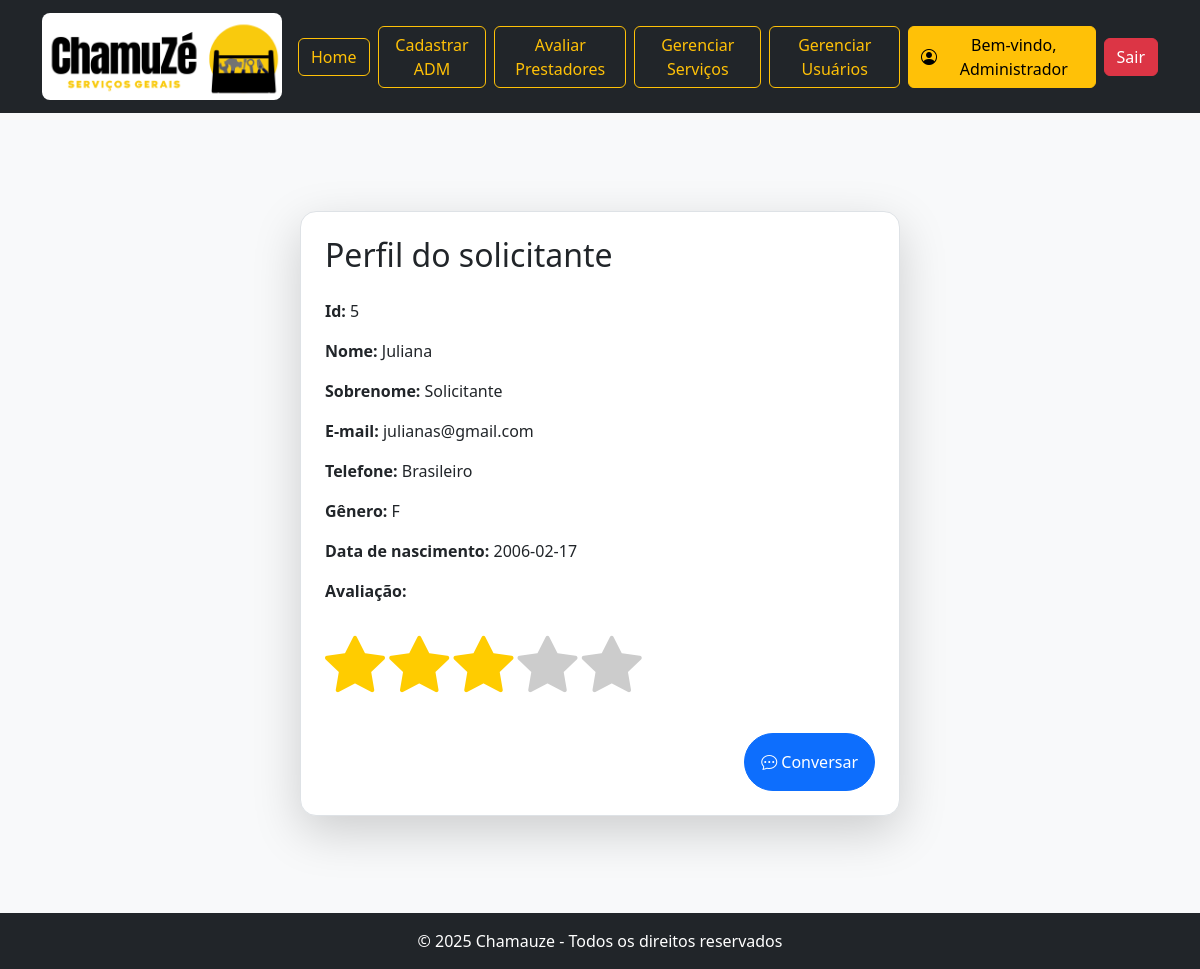
Screenshot of /solicitante/paginaSolicitante.php?id_solicitante=5 (signed in) with the database file from the repository.
### tables this page shows
CREATE TABLE `solicitante` (
  `id_solicitante` int(11) NOT NULL,
  PRIMARY KEY (`id_solicitante`),
  CONSTRAINT `solicitante_ibfk_1` FOREIGN KEY (`id_solicitante`) REFERENCES `usuario` (`id_usuario`)
);

CREATE TABLE `usuario` (
  `id_usuario` int(11) NOT NULL AUTO_INCREMENT,
  `nome` varchar(100) NOT NULL,
  `sobrenome` varchar(150) NOT NULL,
  `email` varchar(150) NOT NULL,
  `senha` varchar(255) NOT NULL,
  `cpf` varchar(11) NOT NULL,
  `telefone` varchar(30) NOT NULL,
  `nacionalidade` varchar(50) NOT NULL,
  `data_nascimento` date NOT NULL,
  `nota_reputacao` decimal(3,2) NOT NULL,
  `genero` enum('F','M','O') NOT NULL,
  `tipo_perfil` enum('administrador','prestador','solicitante') NOT NULL,
  PRIMARY KEY (`id_usuario`)
);

### helpers/biblioteca.php (called while the page is built, shortened)
<?php
$conexao = conectaDB();
function buscarSolicitanteNoBancoPeloId($id_solicitante){
    global $conexao;
    $sql = "SELECT * FROM usuario LEFT JOIN solicitante ON usuario.id_usuario = solicitante.id_solicitante WHERE id_usuario = ?";
    $stmt = $conexao->prepare($sql);
    $stmt->bind_param('i', $id_solicitante);
    $stmt->execute();
    $resultado = $stmt->get_result();
    return $resultado->fetch_assoc();
}
?>

### solicitante/paginaSolicitante.php (the view, shortened to what this page needs)
<?php
include "../helpers/biblioteca.php";
if(isset($_GET['id_solicitante'])){
   $solicitante = buscarSolicitanteNoBancoPeloId($_GET['id_solicitante']);
}
?>
<!DOCTYPE html>
<html lang="pt-br">
<head>
    <link rel="stylesheet" href="../assets/css/estrelas.css">
    <link href="https://cdn.jsdelivr.net/npm/bootstrap@5.3.3/dist/css/bootstrap.min.css" rel="stylesheet">
    <link rel="stylesheet" href="../assets/css/estilo.css">
    <link rel="stylesheet" href="https://cdn.jsdelivr.net/npm/bootstrap-icons/font/bootstrap-icons.css">
</head>
<body>
<main class="min-vh-100 d-flex align-items-center justify-content-center bg-light">
    <div class="col-md-6 shadow-lg p-4 bg-white rounded-4 border">
        <div class="d-flex align-items-center mb-4">
            <h2 class="m-0">Perfil do solicitante</h2>
        </div>
            <p><strong>Id:</strong> <?= $solicitante['id_solicitante']?></p>
            <p><strong>Nome:</strong> <?= $solicitante['nome']?></p>
            <p><strong>Sobrenome:</strong> <?= $solicitante['sobrenome']?></p>
            <p><strong>E-mail:</strong> <?= $solicitante['email']?></p>
            <p><strong>Telefone:</strong> <?= $solicitante['telefone']?></p>
            <p><strong>Gênero:</strong> <?= $solicitante['genero']?></p>
            <p><strong>Data de nascimento:</strong> <?= $solicitante['data_nascimento']?></p>
            <p><strong>Avaliação:</strong></p>
            <div>
                <?php
                if ($solicitante['nota_reputacao'] <= 0){
                    echo "<div>
                    <i class='bi bi-star-fill estrela-avaliacao-vazia'></i>
                    <i class='bi bi-star-fill estrela-avaliacao-vazia'></i>
                    <i class='bi bi-star-fill estrela-avaliacao-vazia'></i>
                    <i class='bi bi-star-fill estrela-avaliacao-vazia'></i>
                    <i class='bi bi-star-fill estrela-avaliacao-vazia'></i>
                    </div>";
                } else if($solicitante['nota_reputacao'] <= 3.5){
                    echo "<div>
                    <i class='bi bi-star-fill estrela-avaliacao-preenchida'></i>
                    <i class='bi bi-star-fill estrela-avaliacao-preenchida'></i>
                    <i class='bi bi-star-fill estrela-avaliacao-preenchida'></i>
                    <i class='bi bi-star-fill estrela-avaliacao-vazia'></i>
                    <i class='bi bi-star-fill estrela-avaliacao-vazia'></i>
                    </div>";
                } else if($solicitante['nota_reputacao'] <= 4.5){
                    echo "<div>
                    <i class='bi bi-star-fill estrela-avaliacao-preenchida'></i>
                    <i class='bi bi-star-fill estrela-avaliacao-preenchida'></i>
                    <i class='bi bi-star-fill estrela-avaliacao-preenchida'></i>
                    <i class='bi bi-star-fill estrela-avaliacao-preenchida'></i>
                    <i class='bi bi-star-fill estrela-avaliacao-vazia'></i>
                    </div>";
                }
                ?>
            </div>
            <form action="../config/chat.php" class="mt-4 text-end" method="GET">
                <button class="btn btn-primary rounded-pill p-3">
                    <i class="bi bi-chat-dots"></i> Conversar
                </button>
            </form>
        </div>
</main>
<?php include "../footer.php"; ?>
</body>
</html>

### assets/css/estrelas.css (style rules this page uses)
.estrela-avaliacao-preenchida { font-size: 60px; color:#FC0; }
.estrela-avaliacao-vazia { font-size: 60px; color:#CCC; }

### rows the page displays
solicitante: id_solicitante "5", id_solicitante.nome "Juliana", id_solicitante.sobrenome "Solicitante", id_solicitante.email "julianas@gmail.com", id_solicitante.telefone "Brasileiro", id_solicitante.genero "F", id_solicitante.data_nascimento "2006-02-17"

### other values shown
$nomeUsuario "Administrador"
